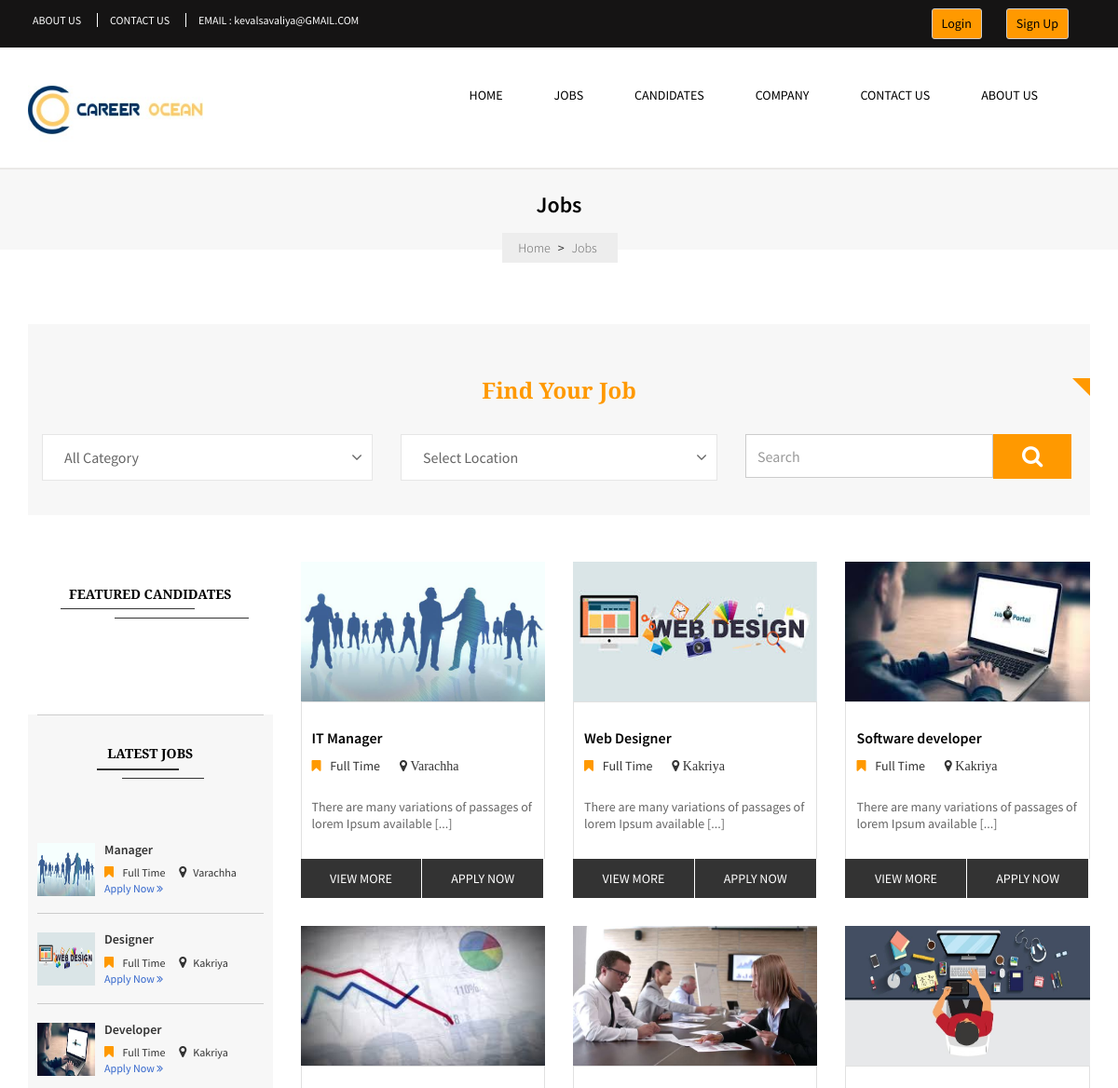
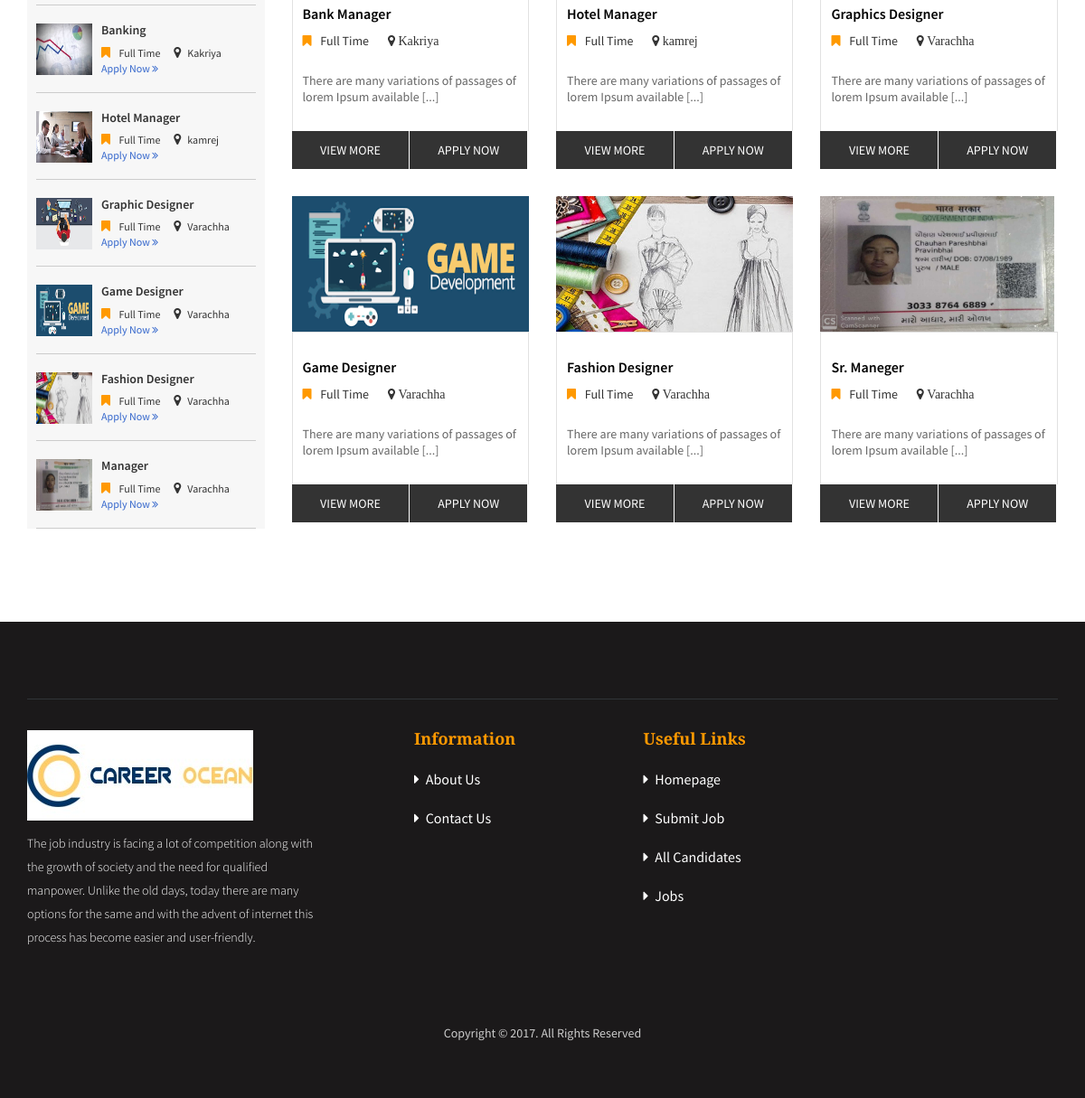
Screenshot of /index.php/jobs/search with the database file from the repository (2 pictures, top to bottom).
### tables this page shows
CREATE TABLE IF NOT EXISTS `job_post` (
  `job_id` int(11) NOT NULL AUTO_INCREMENT,
  `company_id` int(11) NOT NULL,
  `job_title` varchar(255) NOT NULL,
  `image` text NOT NULL,
  `location_id` int(11) NOT NULL,
  `branch_id` int(11) NOT NULL,
  `post_id` int(11) NOT NULL,
  `category_id` int(11) NOT NULL,
  `num_vacancy` int(11) NOT NULL,
  `start_date` date NOT NULL,
  `end_date` date NOT NULL,
  `exper_req` varchar(255) NOT NULL,
  `skill_id` int(11) NOT NULL,
  `basic_req` longtext NOT NULL,
  `salary_given` int(11) NOT NULL,
  `status` varchar(255) NOT NULL,
  `education_id` int(11) NOT NULL,
  PRIMARY KEY (`job_id`)
);

CREATE TABLE IF NOT EXISTS `post` (
  `post_id` int(11) NOT NULL AUTO_INCREMENT,
  `post_name` varchar(255) NOT NULL,
  `category_id` int(11) NOT NULL,
  PRIMARY KEY (`post_id`)
);

CREATE TABLE IF NOT EXISTS `location` (
  `location_id` int(11) NOT NULL AUTO_INCREMENT,
  `country_id` int(11) NOT NULL,
  `state_id` int(11) NOT NULL,
  `city_id` int(11) NOT NULL,
  `location_name` varchar(255) NOT NULL,
  `location_status` varchar(255) NOT NULL,
  PRIMARY KEY (`location_id`)
);

### application/controllers/jobs.php (called while the page is built, shortened)
<?php
	class jobs extends CI_Controller
	{
		function search()
		{
			$data['info'] = $this->db->get('category')->result_array();
			$this->db->select('location.location_name,post.post_name,job_post.*');
			$this->db->join('location','location.location_id=job_post.location_id','left');
			$this->db->join('post','post.post_id=job_post.post_id','left');
			$data['jobpost'] = $this->db->get('job_post')->result_array();
			$this->db->select('skill.skill_name,user.*');
			$this->db->join('skill','skill.skill_id=user.id');
			$data['user']=$this->db->get('user')->result_array();
			$this->load->view('jobs',$data);
		}
	}
?>

### index.php (called while the page is built, shortened)
<?php
require_once BASEPATH.'core/CodeIgniter.php';

### application/views/jobs.php (the view, shortened to what this page needs)
<?php
	$this->load->view('header');
?>
	<div id="jobs">
		<div class="container">
			<div class="row">
				<div class="col-md-12 col-sm-12 col-xs-12">
					<div class="jobs-content">
						<h1>Jobs</h1>
						<ul class="list-inline">
							<li>
								<a href="<?php echo site_url('home/index'); ?>">Home</a>
							</li>
							<li>></li>
							<li>
								<a href="<?php echo site_url('jobs/index'); ?>">Jobs</a>
							</li>
						</ul>
					</div>
				</div>
			</div>
		</div>
	</div>
	<div id="job">
		<div class="container">
			<div class="col-md-12 col-sm-12 col-xs-12 form1">
				<div class="slider-caption">
						<form method="post" action="<?php echo site_url('jobs/search');?>">
						<div class="off"></div>
						<h1>Find Your Job</h1>
						<div class="col-md-4 col-sm-4 col-xs-12 paddleft">
							<select name="category" class="selectpicker form-control">
								<option value="">All Category</option>
							</select>
						</div>
						<div class="col-md-4 col-sm-4 col-xs-12">
							<select name="location" class="selectpicker form-control">
								<option value="">Select Location</option>
							</select>
						</div>
						<div class="col-md-4 col-sm-4 col-xs-12 paddright">
							<div class="input-group">
								<input name="search_txt" class="form-control" value="" placeholder="Search" type="text">
								<span>
									<button type="submit" class="btnsrch" value="submit" name="Search"><i class="fa fa-search"></i></button>
								</span>
							</div>
						</div>
						</form>
					</div>
			</div>
			<div class="row">
				<div class="col-md-3 col-sm-3 col-xs-12 hidden-xs">
					<div class="left">
						<div class="job-candidate">
							<h1>FEATURED CANDIDATES</h1>
							<div class="border"></div>
							<div class="border1"></div>
						</div>
					</div>
					<div class="leftside">
						<div class="latest-jobs">
							<h1>LATEST JOBS</h1>
							<div class="border"></div>
							<div class="border1"></div>
						</div>
						<?php
						foreach ($jobpost as $value) {
						?>
						<div class="job-content">
							<img src="<?php echo base_url('./uploads/company/'.$value['image']) ?>" alt="p1" title="p1" />
							<h1><?php echo $value['post_name'] ?>
							</h1>
							<ul class="list-inline">
								<li>
									<a href="#"><i class="fa fa-bookmark" aria-hidden="true"></i> Full Time</a>
								</li>
								<li>
									<a href="#"><i class="fa fa-map-marker" aria-hidden="true"></i><?php echo $value['location_name'] ?></a>
								</li>
							</ul>
							<a href="<?php echo site_url('apply_job_form/index');?>">Apply Now <i class="fa fa-angle-double-right" aria-hidden="true"></i></a>
						</div>
					<?php } ?>
					</div>
				</div>
				<div class="col-md-9 col-sm-9 col-xs-12 padd0">
					<?php
					foreach ($jobpost as $value) {
					?>
					<div class="col-md-4 col-sm-4 col-xs-12">
						<div class="product-box">
							<div class="image">
								<a href="jobs.html">
									<img class="img-responsive" src="<?php echo base_url('./uploads/company/'.$value['image']) ?>" alt="jobpost" title="p1" style="max-height: 150px;min-height: 150px;"/>
								</a>
							</div>
							<div class="matter">
								<h1><?php echo $value['job_title'] ?></h1>
								<ul class="list-inline">
									<li>
										<a href="#"><i class="fa fa-bookmark" aria-hidden="true"></i> Full Time</a>
									</li>
									<li>
										<a href="#"><i class="fa fa-map-marker" aria-hidden="true">
											<?php echo $value['location_name']; ?>
										</i></a>
									</li>
								</ul>
								<p>There are many variations of passages of lorem Ipsum available [...]</p>
							</div>
							<button type="button" class="btn btn-info" onclick="location.href='<?php echo site_url('jobs_detail/index/'.$value['job_id']);?>'">VIEW MORE</button>
							<button type="button" class="btn btn-info" onclick="location.href='<?php echo site_url('apply_job_form/index/'.$value['job_id']);?>'">APPLY NOW</button>
						</div>
					</div>
				<?php } ?>
				</div>
			</div>
		</div>
	</div>
<?php
	$this->load->view('footer');
?>

### application/views/header.php (shortened to what this page needs)
 <!DOCTYPE html>
<html lang="en" dir="ltr">
<head>
<link href="<?php echo base_url('assets/bootstrap/css/bootstrap.css')?>" rel="stylesheet">
<link href="<?php echo base_url('assets/css/style.css')?>" rel="stylesheet" type="text/css"/>
<link href="<?php echo base_url('assets/css/style_cyan.css')?>" title="style_cyan" rel="alternate stylesheet" type="text/css"/>
<link href="<?php echo base_url('assets/css/style_red.css')?>" title="style_red" rel="alternate stylesheet" type="text/css"/>
<link href="<?php echo base_url('assets/css/style_green.css')?>" title="style_green" rel="alternate stylesheet" type="text/css"/>
<link href="<?php echo base_url('assets/css/style_blue.css')?>" title="style_blue" rel="alternate stylesheet" type="text/css"/>
<link href="<?php echo base_url('assets/font-awesome/css/font-awesome.min.css')?>" rel="stylesheet" type="text/css" />
<link href="<?php echo base_url('assets/js/owl-carousel/owl.carousel.css')?>" rel="stylesheet" type="text/css" />
<link href="<?php echo base_url('assets/js/dist/css/bootstrap-select.css')?>" rel="stylesheet" type="text/css" />
</head>
<body>
	<div id="top">
		<div class="container">
			<div id="top-links">
				<ul class="list-inline pull-left button">
					<li>
						<a href="<?php echo site_url('about/index'); ?>"><span>ABOUT US</span></a>
					</li>
					<li>
						<a href="<?php echo site_url('contact/index'); ?>"><span>CONTACT US</span></a>
					</li>
					<li>
						<a href="<?php echo site_url('contact/index'); ?>"><span>EMAIL : kevalsavaliya@GMAIL.COM</span></a>
					</li>
				</ul>
				<ul class="list-inline pull-right icon">
					<?php
						if(!$this->session->userdata('client_id')){
					?>
					<li>
							<a style="color:black;background-color:#FF9900;" class="btn btn-default btn-sm" href="<?php echo site_url('login/index'); ?>">Login</a>
					</li>
					<li>
							<a style="color:black;background-color:#FF9900;" class="btn btn-default btn-sm" href="<?php echo site_url('register/index'); ?>">Sign Up</a>
					</li>
					<?php } ?>
				</ul>
			</div>
		</div>
	</div>
	<header>
		<div class="container" >
			<div class="row">
				<div class="col-xl-3 col-sm-3 col-md-3 col-xs-12">
					<div id="logo">
						<a style="z-index: 555;position: relative;width: 300px;"  href="<?php echo site_url('home/index'); ?>">
							<img class="img-responsive" style="height: 75px;" alt="logo" title="logo" src="<?php echo base_url('assets/logo.jpeg')?>" />
						</a>
					</div>
				</div>
			    <div class="col-xl-9" style="float: right;">
					<nav class="navbar"  id="menu">
						<div  class="collapse navbar-collapse navbar-ex1-collapse ">
							<ul class="nav navbar-nav">
								<li class="dropdown">
									<a  href="<?php echo site_url('home/index'); ?>">HOME</a>
								</li>
								<li class="dropdown">
									<a  href="<?php echo site_url('jobs/index'); ?>">JOBS</a>
								</li>
								<li class="dropdown">
									<a data-toggle="dropdown" class="dropdown-toggle" href="#">CANDIDATES</a>
								</li>
								<li class="dropdown">
									<a data-toggle="dropdown" class="dropdown-toggle" href="#">COMPANY</a>
								</li>
								<li class="dropdown">
									<a  href="<?php echo site_url('contact/index'); ?>">CONTACT US</a>
								</li>
								<li class="dropdown">
									<a  href="<?php echo site_url('about/index'); ?>">ABOUT US
									</a>
								</li>
							</ul>
						</div>
					</nav>
				</div>
			</div>
		</div>
	</header>

### application/views/footer.php (shortened to what this page needs)
	<footer>
		<div class="container">
			<div class="bor col-md-12 col-sm-12 col-xs-12 padd0">
			</div>
			<div class="row">
				<div class="col-sm-4 col-md-4 col-xs-12 matter">
					<img src="<?php echo base_url('assets/logo.jpeg')?>"  alt="foot-logo" title="foot-logo" />
					<p>The job industry is facing a lot of competition along with the growth of society and the need for qualified manpower. Unlike the old days, today there are many options for the same and with the advent of internet this process has become easier and user-friendly.</p>
				</div>
				<div class="col-sm-4 col-md-4 col-xs-12 info">
					<h5>Information</h5>
					<ul class="list-unstyled">
						<li>
							<a href="<?php echo site_url('about/index'); ?>"><i class="fa fa-caret-right" aria-hidden="true"></i>About Us</a>
						</li>
						<li>
							<a href="<?php echo site_url('contact/index'); ?>"><i class="fa fa-caret-right" aria-hidden="true"></i>Contact Us</a>
						</li>
					</ul>
				</div>
				<div class="col-sm-4 col-md-4 col-xs-12 use">
					<h5>Useful Links</h5>
					<ul class="list-unstyled">
						<li>
							<a href="<?php echo site_url('home/index'); ?>"><i class="fa fa-caret-right" aria-hidden="true"></i>Homepage</a>
						</li>
						<li>
							<a href="<?php echo site_url('submit_job/index'); ?>"><i class="fa fa-caret-right" aria-hidden="true"></i>Submit Job</a>
						</li>
						<li>
							<a href="<?php echo site_url('candidate_grid_view/index'); ?>"><i class="fa fa-caret-right" aria-hidden="true"></i>All Candidates</a>
						</li>
						<li>
							<a href="<?php echo site_url('jobs/index'); ?>"><i class="fa fa-caret-right" aria-hidden="true"></i>Jobs</a>
						</li>
					</ul>
				</div>
			</div>
		</div>
	</footer>
	<div class="powered">
		<div class="container">
			<p>Copyright &#169; 2017. All Rights Reserved</p>
		</div>
	</div>
</body>
</html>

### rows the page displays
job_post: image (picture), post.post_name "Manager", location.location_name "Varachha", job_title "IT Manager"
job_post: image (picture), post.post_name "Designer", location.location_name "Kakriya", job_title "Web Designer"
job_post: image (picture), post.post_name "Developer", location.location_name "Kakriya", job_title "Software developer"
job_post: image (picture), post.post_name "Banking", location.location_name "Kakriya", job_title "Bank Manager"
job_post: image (picture), post.post_name "Hotel Manager", location.location_name "kamrej", job_title "Hotel Manager"
job_post: image (picture), post.post_name "Graphic Designer", location.location_name "Varachha", job_title "Graphics Designer"
job_post: image (picture), post.post_name "Game Designer", location.location_name "Varachha", job_title "Game Designer"
job_post: image (picture), post.post_name "Fashion Designer", location.location_name "Varachha", job_title "Fashion Designer"
job_post: image (picture), post.post_name "Manager", location.location_name "Varachha", job_title "Sr. Maneger"
